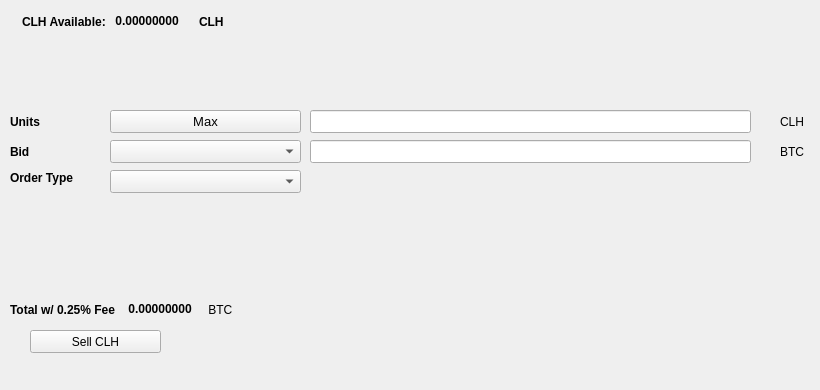
   <widget class="QWidget" name="SellTab">
    <attribute name="title">
     <string>Sell</string>
    </attribute>
    <widget class="QLabel" name="label_16">
     <property name="geometry">
      <rect>
       <x>780</x>
       <y>140</y>
       <width>31</width>
       <height>23</height>
      </rect>
     </property>
     <property name="text">
      <string>BTC</string>
     </property>
    </widget>
    <widget class="QComboBox" name="SellBidcomboBox">
     <property name="geometry">
      <rect>
       <x>110</x>
       <y>140</y>
       <width>191</width>
       <height>23</height>
      </rect>
     </property>
     <property name="font">
      <font>
       <pointsize>10</pointsize>
      </font>
     </property>
    </widget>
    <widget class="QLabel" name="label_18">
     <property name="geometry">
      <rect>
       <x>10</x>
       <y>110</y>
       <width>46</width>
       <height>23</height>
      </rect>
     </property>
     <property name="font">
      <font>
       <weight>75</weight>
       <bold>true</bold>
      </font>
     </property>
     <property name="text">
      <string>Units</string>
     </property>
    </widget>
    <widget class="QPushButton" name="Sell_Max_Amount">
     <property name="geometry">
      <rect>
       <x>110</x>
       <y>110</y>
       <width>191</width>
       <height>23</height>
      </rect>
     </property>
     <property name="font">
      <font>
       <pointsize>10</pointsize>
      </font>
     </property>
     <property name="text">
      <string>Max</string>
     </property>
    </widget>
    <widget class="QLabel" name="label_20">
     <property name="geometry">
      <rect>
       <x>10</x>
       <y>170</y>
       <width>91</width>
       <height>16</height>
      </rect>
     </property>
     <property name="font">
      <font>
       <weight>75</weight>
       <bold>true</bold>
      </font>
     </property>
     <property name="text">
      <string>Order Type</string>
     </property>
    </widget>
    <widget class="QComboBox" name="SellOrdertypeCombo">
     <property name="geometry">
      <rect>
       <x>110</x>
       <y>170</y>
       <width>191</width>
       <height>23</height>
      </rect>
     </property>
     <property name="font">
      <font>
       <pointsize>10</pointsize>
      </font>
     </property>
    </widget>
    <widget class="QLabel" name="label_21">
     <property name="geometry">
      <rect>
       <x>10</x>
       <y>140</y>
       <width>46</width>
       <height>23</height>
      </rect>
     </property>
     <property name="font">
      <font>
       <weight>75</weight>
       <bold>true</bold>
      </font>
     </property>
     <property name="text">
      <string>Bid</string>
     </property>
    </widget>
    <widget class="QLabel" name="label_22">
     <property name="geometry">
      <rect>
       <x>780</x>
       <y>110</y>
       <width>31</width>
       <height>23</height>
      </rect>
     </property>
     <property name="text">
      <string>CLH</string>
     </property>
    </widget>
    <widget class="QLineEdit" name="UnitsInputCLH">
     <property name="geometry">
      <rect>
       <x>310</x>
       <y>110</y>
       <width>441</width>
       <height>23</height>
      </rect>
     </property>
     <property name="font">
      <font>
       <pointsize>9</pointsize>
       <weight>75</weight>
       <bold>true</bold>
      </font>
     </property>
    </widget>
    <widget class="QLineEdit" name="SellBidPriceEdit">
     <property name="geometry">
      <rect>
       <x>310</x>
       <y>140</y>
       <width>441</width>
       <height>23</height>
      </rect>
     </property>
     <property name="font">
      <font>
       <pointsize>9</pointsize>
       <weight>75</weight>
       <bold>true</bold>
      </font>
     </property>
    </widget>
    <widget class="QPushButton" name="SellCLHBTN">
     <property name="geometry">
      <rect>
       <x>30</x>
       <y>330</y>
       <width>131</width>
       <height>23</height>
      </rect>
     </property>
     <property name="text">
      <string>Sell CLH</string>
     </property>
    </widget>
    <widget class="QWidget" name="layoutWidget3">
     <property name="geometry">
      <rect>
       <x>22</x>
       <y>12</y>
       <width>258</width>
       <height>19</height>
      </rect>
     </property>
     <layout class="QHBoxLayout" name="horizontalLayout">
      <item>
       <widget class="QLabel" name="label232_2">
        <property name="font">
         <font>
          <weight>75</weight>
          <bold>true</bold>
         </font>
        </property>
        <property name="text">
         <string>CLH Available:</string>
        </property>
       </widget>
      </item>
      <item>
       <widget class="QLabel" name="CLHAvailableLabel">
        <property name="palette">
         <palette>
          <active>
           <colorrole role="WindowText">
            <brush brushstyle="SolidPattern">
             <color alpha="255">
              <red>0</red>
              <green>0</green>
              <blue>0</blue>
             </color>
            </brush>
           </colorrole>
           <colorrole role="Button">
            <brush brushstyle="SolidPattern">
             <color alpha="255">
              <red>0</red>
              <green>170</green>
              <blue>0</blue>
             </color>
            </brush>
           </colorrole>
           <colorrole role="Light">
            <brush brushstyle="SolidPattern">
             <color alpha="255">
              <red>0</red>
              <green>255</green>
              <blue>0</blue>
             </color>
            </brush>
           </colorrole>
           <colorrole role="Midlight">
            <brush brushstyle="SolidPattern">
             <color alpha="255">
              <red>0</red>
              <green>212</green>
              <blue>0</blue>
             </color>
            </brush>
           </colorrole>
           <colorrole role="Dark">
            <brush brushstyle="SolidPattern">
             <color alpha="255">
              <red>0</red>
              <green>85</green>
              <blue>0</blue>
             </color>
            </brush>
           </colorrole>
           <colorrole role="Mid">
            <brush brushstyle="SolidPattern">
             <color alpha="255">
              <red>0</red>
              <green>113</green>
              <blue>0</blue>
             </color>
            </brush>
           </colorrole>
           <colorrole role="Text">
            <brush brushstyle="SolidPattern">
             <color alpha="255">
              <red>0</red>
              <green>170</green>
              <blue>0</blue>
             </color>
            </brush>
           </colorrole>
           <colorrole role="BrightText">
            <brush brushstyle="SolidPattern">
             <color alpha="255">
              <red>255</red>
              <green>255</green>
              <blue>255</blue>
             </color>
            </brush>
           </colorrole>
           <colorrole role="ButtonText">
            <brush brushstyle="SolidPattern">
             <color alpha="255">
              <red>0</red>
              <green>0</green>
              <blue>0</blue>
             </color>
            </brush>
           </colorrole>
           <colorrole role="Base">
            <brush brushstyle="SolidPattern">
             <color alpha="255">
              <red>255</red>
              <green>255</green>
              <blue>255</blue>
             </color>
            </brush>
           </colorrole>
           <colorrole role="Window">
            <brush brushstyle="SolidPattern">
             <color alpha="255">
              <red>0</red>
              <green>170</green>
              <blue>0</blue>
             </color>
            </brush>
           </colorrole>
           <colorrole role="Shadow">
            <brush brushstyle="SolidPattern">
             <color alpha="255">
              <red>0</red>
              <green>0</green>
              <blue>0</blue>
             </color>
            </brush>
           </colorrole>
           <colorrole role="AlternateBase">
            <brush brushstyle="SolidPattern">
             <color alpha="255">
              <red>127</red>
              <green>212</green>
              <blue>127</blue>
             </color>
            </brush>
           </colorrole>
           <colorrole role="ToolTipBase">
            <brush brushstyle="SolidPattern">
             <color alpha="255">
              <red>255</red>
              <green>255</green>
              <blue>220</blue>
             </color>
            </brush>
           </colorrole>
           <colorrole role="ToolTipText">
            <brush brushstyle="SolidPattern">
             <color alpha="255">
              <red>0</red>
              <green>0</green>
              <blue>0</blue>
             </color>
            </brush>
           </colorrole>
          </active>
          <inactive>
           <colorrole role="WindowText">
            <brush brushstyle="SolidPattern">
             <color alpha="255">
              <red>0</red>
              <green>0</green>
              <blue>0</blue>
             </color>
            </brush>
           </colorrole>
           <colorrole role="Button">
            <brush brushstyle="SolidPattern">
             <color alpha="255">
              <red>0</red>
              <green>170</green>
              <blue>0</blue>
             </color>
            </brush>
           </colorrole>
           <colorrole role="Light">
            <brush brushstyle="SolidPattern">
             <color alpha="255">
              <red>0</red>
              <green>255</green>
              <blue>0</blue>
             </color>
            </brush>
           </colorrole>
           <colorrole role="Midlight">
            <brush brushstyle="SolidPattern">
             <color alpha="255">
              <red>0</red>
              <green>212</green>
              <blue>0</blue>
             </color>
            </brush>
           </colorrole>
           <colorrole role="Dark">
            <brush brushstyle="SolidPattern">
             <color alpha="255">
              <red>0</red>
              <green>85</green>
              <blue>0</blue>
             </color>
            </brush>
           </colorrole>
           <colorrole role="Mid">
            <brush brushstyle="SolidPattern">
             <color alpha="255">
              <red>0</red>
              <green>113</green>
              <blue>0</blue>
             </color>
            </brush>
           </colorrole>
           <colorrole role="Text">
            <brush brushstyle="SolidPattern">
             <color alpha="255">
              <red>0</red>
              <green>170</green>
              <blue>0</blue>
             </color>
            </brush>
           </colorrole>
           <colorrole role="BrightText">
            <brush brushstyle="SolidPattern">
             <color alpha="255">
              <red>255</red>
              <green>255</green>
              <blue>255</blue>
             </color>
            </brush>
           </colorrole>
           <colorrole role="ButtonText">
            <brush brushstyle="SolidPattern">
             <color alpha="255">
              <red>0</red>
              <green>0</green>
              <blue>0</blue>
             </color>
            </brush>
           </colorrole>
           <colorrole role="Base">
            <brush brushstyle="SolidPattern">
             <color alpha="255">
              <red>255</red>
              <green>255</green>
              <blue>255</blue>
             </color>
            </brush>
           </colorrole>
           <colorrole role="Window">
            <brush brushstyle="SolidPattern">
             <color alpha="255">
              <red>0</red>
              <green>170</green>
              <blue>0</blue>
             </color>
            </brush>
           </colorrole>
           <colorrole role="Shadow">
            <brush brushstyle="SolidPattern">
             <color alpha="255">
              <red>0</red>
              <green>0</green>
              <blue>0</blue>
             </color>
            </brush>
           </colorrole>
           <colorrole role="AlternateBase">
            <brush brushstyle="SolidPattern">
             <color alpha="255">
              <red>127</red>
              <green>212</green>
              <blue>127</blue>
             </color>
            </brush>
           </colorrole>
           <colorrole role="ToolTipBase">
            <brush brushstyle="SolidPattern">
             <color alpha="255">
              <red>255</red>
              <green>255</green>
              <blue>220</blue>
             </color>
            </brush>
           </colorrole>
           <colorrole role="ToolTipText">
            <brush brushstyle="SolidPattern">
             <color alpha="255">
              <red>0</red>
              <green>0</green>
              <blue>0</blue>
             </color>
            </brush>
           </colorrole>
          </inactive>
          <disabled>
           <colorrole role="WindowText">
            <brush brushstyle="SolidPattern">
             <color alpha="255">
              <red>0</red>
              <green>85</green>
              <blue>0</blue>
             </color>
            </brush>
           </colorrole>
           <colorrole role="Button">
            <brush brushstyle="SolidPattern">
             <color alpha="255">
              <red>0</red>
              <green>170</green>
              <blue>0</blue>
             </color>
            </brush>
           </colorrole>
           <colorrole role="Light">
            <brush brushstyle="SolidPattern">
             <color alpha="255">
              <red>0</red>
              <green>255</green>
              <blue>0</blue>
             </color>
            </brush>
           </colorrole>
           <colorrole role="Midlight">
            <brush brushstyle="SolidPattern">
             <color alpha="255">
              <red>0</red>
              <green>212</green>
              <blue>0</blue>
             </color>
            </brush>
           </colorrole>
           <colorrole role="Dark">
            <brush brushstyle="SolidPattern">
             <color alpha="255">
              <red>0</red>
              <green>85</green>
              <blue>0</blue>
             </color>
            </brush>
           </colorrole>
           <colorrole role="Mid">
            <brush brushstyle="SolidPattern">
             <color alpha="255">
              <red>0</red>
              <green>113</green>
              <blue>0</blue>
             </color>
            </brush>
           </colorrole>
           <colorrole role="Text">
            <brush brushstyle="SolidPattern">
             <color alpha="255">
              <red>0</red>
              <green>85</green>
              <blue>0</blue>
             </color>
            </brush>
           </colorrole>
           <colorrole role="BrightText">
            <brush brushstyle="SolidPattern">
             <color alpha="255">
              <red>255</red>
              <green>255</green>
              <blue>255</blue>
             </color>
            </brush>
           </colorrole>
           <colorrole role="ButtonText">
            <brush brushstyle="SolidPattern">
             <color alpha="255">
              <red>0</red>
              <green>85</green>
              <blue>0</blue>
             </color>
            </brush>
           </colorrole>
           <colorrole role="Base">
            <brush brushstyle="SolidPattern">
             <color alpha="255">
              <red>0</red>
              <green>170</green>
              <blue>0</blue>
             </color>
            </brush>
           </colorrole>
           <colorrole role="Window">
            <brush brushstyle="SolidPattern">
             <color alpha="255">
              <red>0</red>
              <green>170</green>
              <blue>0</blue>
             </color>
            </brush>
           </colorrole>
           <colorrole role="Shadow">
            <brush brushstyle="SolidPattern">
             <color alpha="255">
              <red>0</red>
              <green>0</green>
              <blue>0</blue>
             </color>
            </brush>
           </colorrole>
           <colorrole role="AlternateBase">
            <brush brushstyle="SolidPattern">
             <color alpha="255">
              <red>0</red>
              <green>170</green>
              <blue>0</blue>
             </color>
            </brush>
           </colorrole>
           <colorrole role="ToolTipBase">
            <brush brushstyle="SolidPattern">
             <color alpha="255">
              <red>255</red>
              <green>255</green>
              <blue>220</blue>
             </color>
            </brush>
           </colorrole>
           <colorrole role="ToolTipText">
            <brush brushstyle="SolidPattern">
             <color alpha="255">
              <red>0</red>
              <green>0</green>
              <blue>0</blue>
             </color>
            </brush>
           </colorrole>
          </disabled>
         </palette>
        </property>
        <property name="font">
         <font>
          <weight>75</weight>
          <bold>true</bold>
         </font>
        </property>
        <property name="text">
         <string> 0.00000000 </string>
        </property>
        <property name="textInteractionFlags">
         <set>Qt::LinksAccessibleByMouse|Qt::TextSelectableByKeyboard|Qt::TextSelectableByMouse</set>
        </property>
       </widget>
      </item>
      <item>
       <widget class="QLabel" name="labelCLH">
        <property name="font">
         <font>
          <weight>75</weight>
          <bold>true</bold>
         </font>
        </property>
        <property name="text">
         <string>CLH</string>
        </property>
       </widget>
      </item>
     </layout>
    </widget>
    <widget class="QWidget" name="layoutWidget">
     <property name="geometry">
      <rect>
       <x>10</x>
       <y>300</y>
       <width>268</width>
       <height>19</height>
      </rect>
     </property>
     <layout class="QHBoxLayout" name="horizontalLayout_2">
      <item>
       <widget class="QLabel" name="label_19">
        <property name="font">
         <font>
          <weight>75</weight>
          <bold>true</bold>
         </font>
        </property>
        <property name="text">
         <string>Total w/ 0.25% Fee </string>
        </property>
       </widget>
      </item>
      <item>
       <widget class="QLabel" name="SellCostLabel">
        <property name="palette">
         <palette>
          <active>
           <colorrole role="WindowText">
            <brush brushstyle="SolidPattern">
             <color alpha="255">
              <red>0</red>
              <green>0</green>
              <blue>0</blue>
             </color>
            </brush>
           </colorrole>
           <colorrole role="Button">
            <brush brushstyle="SolidPattern">
             <color alpha="255">
              <red>0</red>
              <green>170</green>
              <blue>0</blue>
             </color>
            </brush>
           </colorrole>
           <colorrole role="Light">
            <brush brushstyle="SolidPattern">
             <color alpha="255">
              <red>0</red>
              <green>255</green>
              <blue>0</blue>
             </color>
            </brush>
           </colorrole>
           <colorrole role="Midlight">
            <brush brushstyle="SolidPattern">
             <color alpha="255">
              <red>0</red>
              <green>212</green>
              <blue>0</blue>
             </color>
            </brush>
           </colorrole>
           <colorrole role="Dark">
            <brush brushstyle="SolidPattern">
             <color alpha="255">
              <red>0</red>
              <green>85</green>
              <blue>0</blue>
             </color>
            </brush>
           </colorrole>
           <colorrole role="Mid">
            <brush brushstyle="SolidPattern">
             <color alpha="255">
              <red>0</red>
              <green>113</green>
              <blue>0</blue>
             </color>
            </brush>
           </colorrole>
           <colorrole role="Text">
            <brush brushstyle="SolidPattern">
             <color alpha="255">
              <red>0</red>
              <green>170</green>
              <blue>0</blue>
             </color>
            </brush>
           </colorrole>
           <colorrole role="BrightText">
            <brush brushstyle="SolidPattern">
             <color alpha="255">
              <red>255</red>
              <green>255</green>
              <blue>255</blue>
             </color>
            </brush>
           </colorrole>
           <colorrole role="ButtonText">
            <brush brushstyle="SolidPattern">
             <color alpha="255">
              <red>0</red>
              <green>0</green>
              <blue>0</blue>
             </color>
            </brush>
           </colorrole>
           <colorrole role="Base">
            <brush brushstyle="SolidPattern">
             <color alpha="255">
              <red>255</red>
              <green>255</green>
              <blue>255</blue>
             </color>
            </brush>
           </colorrole>
           <colorrole role="Window">
            <brush brushstyle="SolidPattern">
             <color alpha="255">
              <red>0</red>
              <green>170</green>
              <blue>0</blue>
             </color>
            </brush>
           </colorrole>
           <colorrole role="Shadow">
            <brush brushstyle="SolidPattern">
             <color alpha="255">
              <red>0</red>
              <green>0</green>
              <blue>0</blue>
             </color>
            </brush>
           </colorrole>
           <colorrole role="AlternateBase">
            <brush brushstyle="SolidPattern">
             <color alpha="255">
              <red>127</red>
              <green>212</green>
              <blue>127</blue>
             </color>
            </brush>
           </colorrole>
           <colorrole role="ToolTipBase">
            <brush brushstyle="SolidPattern">
             <color alpha="255">
              <red>255</red>
              <green>255</green>
              <blue>220</blue>
             </color>
            </brush>
           </colorrole>
           <colorrole role="ToolTipText">
            <brush brushstyle="SolidPattern">
             <color alpha="255">
              <red>0</red>
              <green>0</green>
              <blue>0</blue>
             </color>
            </brush>
           </colorrole>
          </active>
          <inactive>
           <colorrole role="WindowText">
            <brush brushstyle="SolidPattern">
             <color alpha="255">
              <red>0</red>
              <green>0</green>
              <blue>0</blue>
             </color>
            </brush>
           </colorrole>
           <colorrole role="Button">
            <brush brushstyle="SolidPattern">
             <color alpha="255">
              <red>0</red>
              <green>170</green>
              <blue>0</blue>
             </color>
            </brush>
           </colorrole>
           <colorrole role="Light">
            <brush brushstyle="SolidPattern">
             <color alpha="255">
              <red>0</red>
              <green>255</green>
              <blue>0</blue>
             </color>
            </brush>
           </colorrole>
           <colorrole role="Midlight">
            <brush brushstyle="SolidPattern">
             <color alpha="255">
              <red>0</red>
              <green>212</green>
              <blue>0</blue>
             </color>
            </brush>
           </colorrole>
           <colorrole role="Dark">
            <brush brushstyle="SolidPattern">
             <color alpha="255">
              <red>0</red>
              <green>85</green>
              <blue>0</blue>
             </color>
            </brush>
           </colorrole>
           <colorrole role="Mid">
            <brush brushstyle="SolidPattern">
             <color alpha="255">
              <red>0</red>
              <green>113</green>
              <blue>0</blue>
             </color>
            </brush>
           </colorrole>
           <colorrole role="Text">
            <brush brushstyle="SolidPattern">
             <color alpha="255">
              <red>0</red>
              <green>170</green>
              <blue>0</blue>
             </color>
            </brush>
           </colorrole>
           <colorrole role="BrightText">
            <brush brushstyle="SolidPattern">
             <color alpha="255">
              <red>255</red>
              <green>255</green>
              <blue>255</blue>
             </color>
            </brush>
           </colorrole>
           <colorrole role="ButtonText">
            <brush brushstyle="SolidPattern">
             <color alpha="255">
              <red>0</red>
              <green>0</green>
              <blue>0</blue>
             </color>
            </brush>
           </colorrole>
           <colorrole role="Base">
            <brush brushstyle="SolidPattern">
             <color alpha="255">
              <red>255</red>
              <green>255</green>
              <blue>255</blue>
             </color>
            </brush>
           </colorrole>
           <colorrole role="Window">
            <brush brushstyle="SolidPattern">
             <color alpha="255">
              <red>0</red>
              <green>170</green>
              <blue>0</blue>
             </color>
            </brush>
           </colorrole>
           <colorrole role="Shadow">
            <brush brushstyle="SolidPattern">
             <color alpha="255">
              <red>0</red>
              <green>0</green>
              <blue>0</blue>
             </color>
            </brush>
           </colorrole>
           <colorrole role="AlternateBase">
            <brush brushstyle="SolidPattern">
             <color alpha="255">
              <red>127</red>
              <green>212</green>
              <blue>127</blue>
             </color>
            </brush>
           </colorrole>
           <colorrole role="ToolTipBase">
            <brush brushstyle="SolidPattern">
             <color alpha="255">
              <red>255</red>
              <green>255</green>
              <blue>220</blue>
             </color>
            </brush>
           </colorrole>
           <colorrole role="ToolTipText">
            <brush brushstyle="SolidPattern">
             <color alpha="255">
              <red>0</red>
              <green>0</green>
              <blue>0</blue>
             </color>
            </brush>
           </colorrole>
          </inactive>
          <disabled>
           <colorrole role="WindowText">
            <brush brushstyle="SolidPattern">
             <color alpha="255">
              <red>0</red>
              <green>85</green>
              <blue>0</blue>
             </color>
            </brush>
           </colorrole>
           <colorrole role="Button">
            <brush brushstyle="SolidPattern">
             <color alpha="255">
              <red>0</red>
              <green>170</green>
              <blue>0</blue>
             </color>
            </brush>
           </colorrole>
           <colorrole role="Light">
            <brush brushstyle="SolidPattern">
             <color alpha="255">
              <red>0</red>
              <green>255</green>
              <blue>0</blue>
             </color>
            </brush>
           </colorrole>
           <colorrole role="Midlight">
            <brush brushstyle="SolidPattern">
             <color alpha="255">
              <red>0</red>
              <green>212</green>
              <blue>0</blue>
             </color>
            </brush>
           </colorrole>
           <colorrole role="Dark">
            <brush brushstyle="SolidPattern">
             <color alpha="255">
              <red>0</red>
              <green>85</green>
              <blue>0</blue>
             </color>
            </brush>
           </colorrole>
           <colorrole role="Mid">
            <brush brushstyle="SolidPattern">
             <color alpha="255">
              <red>0</red>
              <green>113</green>
              <blue>0</blue>
             </color>
            </brush>
           </colorrole>
           <colorrole role="Text">
            <brush brushstyle="SolidPattern">
             <color alpha="255">
              <red>0</red>
              <green>85</green>
              <blue>0</blue>
             </color>
            </brush>
           </colorrole>
           <colorrole role="BrightText">
            <brush brushstyle="SolidPattern">
             <color alpha="255">
              <red>255</red>
              <green>255</green>
              <blue>255</blue>
             </color>
            </brush>
           </colorrole>
           <colorrole role="ButtonText">
            <brush brushstyle="SolidPattern">
             <color alpha="255">
              <red>0</red>
              <green>85</green>
              <blue>0</blue>
             </color>
            </brush>
           </colorrole>
           <colorrole role="Base">
            <brush brushstyle="SolidPattern">
             <color alpha="255">
              <red>0</red>
              <green>170</green>
              <blue>0</blue>
             </color>
            </brush>
           </colorrole>
           <colorrole role="Window">
            <brush brushstyle="SolidPattern">
             <color alpha="255">
              <red>0</red>
              <green>170</green>
              <blue>0</blue>
             </color>
            </brush>
           </colorrole>
           <colorrole role="Shadow">
            <brush brushstyle="SolidPattern">
             <color alpha="255">
              <red>0</red>
              <green>0</green>
              <blue>0</blue>
             </color>
            </brush>
           </colorrole>
           <colorrole role="AlternateBase">
            <brush brushstyle="SolidPattern">
             <color alpha="255">
              <red>0</red>
              <green>170</green>
              <blue>0</blue>
             </color>
            </brush>
           </colorrole>
           <colorrole role="ToolTipBase">
            <brush brushstyle="SolidPattern">
             <color alpha="255">
              <red>255</red>
              <green>255</green>
              <blue>220</blue>
             </color>
            </brush>
           </colorrole>
           <colorrole role="ToolTipText">
            <brush brushstyle="SolidPattern">
             <color alpha="255">
              <red>0</red>
              <green>0</green>
              <blue>0</blue>
             </color>
            </brush>
           </colorrole>
          </disabled>
         </palette>
        </property>
        <property name="font">
         <font>
          <weight>75</weight>
          <bold>true</bold>
         </font>
        </property>
        <property name="autoFillBackground">
         <bool>false</bool>
        </property>
        <property name="text">
         <string> 0.00000000</string>
        </property>
        <property name="textInteractionFlags">
         <set>Qt::LinksAccessibleByMouse|Qt::TextSelectableByMouse</set>
        </property>
       </widget>
      </item>
      <item>
       <widget class="QLabel" name="label_17">
        <property name="font">
         <font>
          <weight>50</weight>
          <bold>false</bold>
         </font>
        </property>
        <property name="text">
         <string> BTC</string>
        </property>
       </widget>
      </item>
     </layout>
    </widget>
    <widget class="QLabel" name="label_23">
     <property name="geometry">
      <rect>
       <x>460</x>
       <y>300</y>
       <width>281</width>
       <height>81</height>
      </rect>
     </property>
     <property name="text">
      <string/>
     </property>
     <property name="pixmap">
      <pixmap>:/images/bittrex</pixmap>
     </property>
    </widget>
   </widget>
